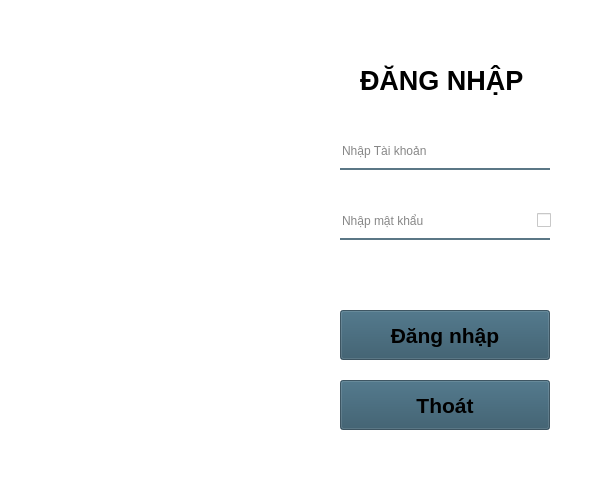
<?xml version="1.0" encoding="UTF-8"?>
<ui version="4.0">
 <class>man_hinh_dang_nhap</class>
 <widget class="QWidget" name="man_hinh_dang_nhap">
  <property name="geometry">
   <rect>
    <x>0</x>
    <y>0</y>
    <width>600</width>
    <height>500</height>
   </rect>
  </property>
  <property name="windowTitle">
   <string>Form</string>
  </property>
  <widget class="QWidget" name="widget_dang_nhap" native="true">
   <property name="geometry">
    <rect>
     <x>0</x>
     <y>0</y>
     <width>600</width>
     <height>500</height>
    </rect>
   </property>
   <property name="styleSheet">
    <string notr="true">background-color: rgb(255, 255, 255);</string>
   </property>
   <widget class="QLabel" name="label">
    <property name="geometry">
     <rect>
      <x>0</x>
      <y>0</y>
      <width>300</width>
      <height>500</height>
     </rect>
    </property>
    <property name="styleSheet">
     <string notr="true">border-image: url(:/images/uit.jpg);</string>
    </property>
    <property name="text">
     <string/>
    </property>
   </widget>
   <widget class="QLabel" name="label_2">
    <property name="geometry">
     <rect>
      <x>360</x>
      <y>60</y>
      <width>170</width>
      <height>40</height>
     </rect>
    </property>
    <property name="font">
     <font>
      <family>Tahoma</family>
      <pointsize>20</pointsize>
      <bold>true</bold>
     </font>
    </property>
    <property name="text">
     <string>ĐĂNG NHẬP</string>
    </property>
   </widget>
   <widget class="QLineEdit" name="tai_khoan">
    <property name="geometry">
     <rect>
      <x>340</x>
      <y>140</y>
      <width>210</width>
      <height>30</height>
     </rect>
    </property>
    <property name="styleSheet">
     <string notr="true">background-color: rgba(0, 0, 0, 0);
border: none;
border-bottom:2px solid rgba(46, 82, 101, 200);
color: rgba(0, 0, 0, 240);
padding-bottom: 7px;
</string>
    </property>
    <property name="inputMask">
     <string/>
    </property>
    <property name="text">
     <string/>
    </property>
    <property name="placeholderText">
     <string>Nhập Tài khoản</string>
    </property>
   </widget>
   <widget class="QLineEdit" name="mat_khau">
    <property name="geometry">
     <rect>
      <x>340</x>
      <y>210</y>
      <width>210</width>
      <height>30</height>
     </rect>
    </property>
    <property name="styleSheet">
     <string notr="true">background-color: rgba(0, 0, 0, 0);
border: none;
border-bottom:2px solid rgba(46, 82, 101, 200);
color: rgba(0, 0, 0, 240);
padding-bottom: 7px;
</string>
    </property>
    <property name="echoMode">
     <enum>QLineEdit::Password</enum>
    </property>
    <property name="placeholderText">
     <string>Nhập mật khẩu</string>
    </property>
   </widget>
   <widget class="QPushButton" name="dang_nhap">
    <property name="geometry">
     <rect>
      <x>340</x>
      <y>310</y>
      <width>210</width>
      <height>50</height>
     </rect>
    </property>
    <property name="font">
     <font>
      <family>Tahoma</family>
      <pointsize>16</pointsize>
      <bold>true</bold>
     </font>
    </property>
    <property name="styleSheet">
     <string notr="true">background-color: rgba(46, 82, 101, 200);
border-color: rgba(0, 0, 0, 0);</string>
    </property>
    <property name="text">
     <string>Đăng nhập</string>
    </property>
   </widget>
   <widget class="QPushButton" name="thoat">
    <property name="geometry">
     <rect>
      <x>340</x>
      <y>380</y>
      <width>210</width>
      <height>50</height>
     </rect>
    </property>
    <property name="font">
     <font>
      <family>Tahoma</family>
      <pointsize>16</pointsize>
      <bold>true</bold>
     </font>
    </property>
    <property name="styleSheet">
     <string notr="true">background-color: rgba(46, 82, 101, 200);
border-color: rgba(0, 0, 0, 0);</string>
    </property>
    <property name="text">
     <string>Thoát</string>
    </property>
   </widget>
   <widget class="QCheckBox" name="hien_mat_khau">
    <property name="geometry">
     <rect>
      <x>537</x>
      <y>210</y>
      <width>16</width>
      <height>21</height>
     </rect>
    </property>
    <property name="sizePolicy">
     <sizepolicy hsizetype="Minimum" vsizetype="Fixed">
      <horstretch>0</horstretch>
      <verstretch>0</verstretch>
     </sizepolicy>
    </property>
    <property name="text">
     <string/>
    </property>
   </widget>
  </widget>
 </widget>
 <resources>
  <include location="../resource.qrc"/>
 </resources>
 <connections/>
</ui>
